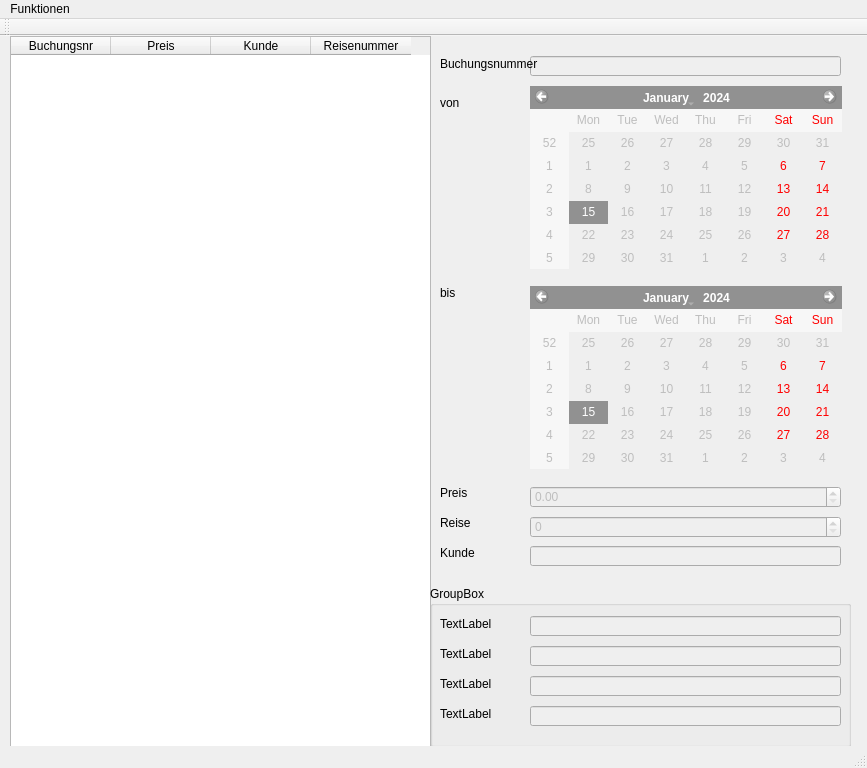
<?xml version="1.0" encoding="UTF-8"?>
<ui version="4.0">
 <class>MainWindow</class>
 <widget class="QMainWindow" name="MainWindow">
  <property name="geometry">
   <rect>
    <x>0</x>
    <y>0</y>
    <width>867</width>
    <height>768</height>
   </rect>
  </property>
  <property name="windowTitle">
   <string>MainWindow</string>
  </property>
  <widget class="QWidget" name="centralWidget">
   <widget class="QTableWidget" name="tWOverview">
    <property name="geometry">
     <rect>
      <x>10</x>
      <y>0</y>
      <width>421</width>
      <height>711</height>
     </rect>
    </property>
    <property name="editTriggers">
     <set>QAbstractItemView::NoEditTriggers</set>
    </property>
    <property name="dragDropOverwriteMode">
     <bool>false</bool>
    </property>
    <column>
     <property name="text">
      <string>Buchungsnr</string>
     </property>
    </column>
    <column>
     <property name="text">
      <string>Preis</string>
     </property>
    </column>
    <column>
     <property name="text">
      <string>Kunde</string>
     </property>
    </column>
    <column>
     <property name="text">
      <string>Reisenummer</string>
     </property>
    </column>
   </widget>
   <widget class="QWidget" name="wDetailAnsicht" native="true">
    <property name="geometry">
     <rect>
      <x>430</x>
      <y>0</y>
      <width>421</width>
      <height>541</height>
     </rect>
    </property>
    <widget class="QLineEdit" name="lEBuchungsnummer">
     <property name="enabled">
      <bool>false</bool>
     </property>
     <property name="geometry">
      <rect>
       <x>100</x>
       <y>20</y>
       <width>311</width>
       <height>20</height>
      </rect>
     </property>
    </widget>
    <widget class="QLabel" name="lblBookingNumber">
     <property name="geometry">
      <rect>
       <x>10</x>
       <y>20</y>
       <width>121</width>
       <height>16</height>
      </rect>
     </property>
     <property name="text">
      <string>Buchungsnummer</string>
     </property>
    </widget>
    <widget class="QLabel" name="lblFrom">
     <property name="geometry">
      <rect>
       <x>10</x>
       <y>60</y>
       <width>47</width>
       <height>13</height>
      </rect>
     </property>
     <property name="text">
      <string>von</string>
     </property>
    </widget>
    <widget class="QLabel" name="lblTo">
     <property name="geometry">
      <rect>
       <x>10</x>
       <y>250</y>
       <width>47</width>
       <height>13</height>
      </rect>
     </property>
     <property name="text">
      <string>bis</string>
     </property>
    </widget>
    <widget class="QCalendarWidget" name="cWVon">
     <property name="enabled">
      <bool>false</bool>
     </property>
     <property name="geometry">
      <rect>
       <x>100</x>
       <y>50</y>
       <width>312</width>
       <height>183</height>
      </rect>
     </property>
    </widget>
    <widget class="QCalendarWidget" name="cWBis">
     <property name="enabled">
      <bool>false</bool>
     </property>
     <property name="geometry">
      <rect>
       <x>100</x>
       <y>250</y>
       <width>312</width>
       <height>183</height>
      </rect>
     </property>
    </widget>
    <widget class="QLabel" name="lblPrice">
     <property name="geometry">
      <rect>
       <x>10</x>
       <y>450</y>
       <width>47</width>
       <height>13</height>
      </rect>
     </property>
     <property name="text">
      <string>Preis</string>
     </property>
    </widget>
    <widget class="QLabel" name="lblTravel">
     <property name="geometry">
      <rect>
       <x>10</x>
       <y>480</y>
       <width>47</width>
       <height>13</height>
      </rect>
     </property>
     <property name="text">
      <string>Reise</string>
     </property>
    </widget>
    <widget class="QLabel" name="lblCustomer">
     <property name="geometry">
      <rect>
       <x>10</x>
       <y>510</y>
       <width>47</width>
       <height>13</height>
      </rect>
     </property>
     <property name="text">
      <string>Kunde</string>
     </property>
    </widget>
    <widget class="QDoubleSpinBox" name="dSBPrice">
     <property name="enabled">
      <bool>false</bool>
     </property>
     <property name="geometry">
      <rect>
       <x>100</x>
       <y>450</y>
       <width>311</width>
       <height>22</height>
      </rect>
     </property>
     <property name="maximum">
      <double>9999.989999999999782</double>
     </property>
    </widget>
    <widget class="QSpinBox" name="sBTravel">
     <property name="enabled">
      <bool>false</bool>
     </property>
     <property name="geometry">
      <rect>
       <x>100</x>
       <y>480</y>
       <width>311</width>
       <height>22</height>
      </rect>
     </property>
    </widget>
    <widget class="QLineEdit" name="lECustomer">
     <property name="enabled">
      <bool>false</bool>
     </property>
     <property name="geometry">
      <rect>
       <x>100</x>
       <y>510</y>
       <width>311</width>
       <height>20</height>
      </rect>
     </property>
    </widget>
   </widget>
   <widget class="QGroupBox" name="gBAdditionalInformation">
    <property name="geometry">
     <rect>
      <x>430</x>
      <y>550</y>
      <width>421</width>
      <height>161</height>
     </rect>
    </property>
    <property name="title">
     <string>GroupBox</string>
    </property>
    <widget class="QLabel" name="lblAdditional1">
     <property name="geometry">
      <rect>
       <x>10</x>
       <y>30</y>
       <width>81</width>
       <height>16</height>
      </rect>
     </property>
     <property name="text">
      <string>TextLabel</string>
     </property>
    </widget>
    <widget class="QLabel" name="lblAdditional2">
     <property name="geometry">
      <rect>
       <x>10</x>
       <y>60</y>
       <width>81</width>
       <height>16</height>
      </rect>
     </property>
     <property name="text">
      <string>TextLabel</string>
     </property>
    </widget>
    <widget class="QLabel" name="lblAdditional3">
     <property name="geometry">
      <rect>
       <x>10</x>
       <y>90</y>
       <width>81</width>
       <height>16</height>
      </rect>
     </property>
     <property name="text">
      <string>TextLabel</string>
     </property>
    </widget>
    <widget class="QLabel" name="lblAdditional4">
     <property name="geometry">
      <rect>
       <x>10</x>
       <y>120</y>
       <width>81</width>
       <height>16</height>
      </rect>
     </property>
     <property name="text">
      <string>TextLabel</string>
     </property>
    </widget>
    <widget class="QLineEdit" name="lEAdditional1">
     <property name="enabled">
      <bool>false</bool>
     </property>
     <property name="geometry">
      <rect>
       <x>100</x>
       <y>30</y>
       <width>311</width>
       <height>20</height>
      </rect>
     </property>
    </widget>
    <widget class="QLineEdit" name="lEAdditional2">
     <property name="enabled">
      <bool>false</bool>
     </property>
     <property name="geometry">
      <rect>
       <x>100</x>
       <y>60</y>
       <width>311</width>
       <height>20</height>
      </rect>
     </property>
    </widget>
    <widget class="QLineEdit" name="lEAdditional3">
     <property name="enabled">
      <bool>false</bool>
     </property>
     <property name="geometry">
      <rect>
       <x>100</x>
       <y>90</y>
       <width>311</width>
       <height>20</height>
      </rect>
     </property>
    </widget>
    <widget class="QLineEdit" name="lEAdditional4">
     <property name="enabled">
      <bool>false</bool>
     </property>
     <property name="geometry">
      <rect>
       <x>100</x>
       <y>120</y>
       <width>311</width>
       <height>20</height>
      </rect>
     </property>
    </widget>
   </widget>
  </widget>
  <widget class="QMenuBar" name="menuBar">
   <property name="geometry">
    <rect>
     <x>0</x>
     <y>0</y>
     <width>867</width>
     <height>21</height>
    </rect>
   </property>
   <widget class="QMenu" name="menuFunktionen">
    <property name="title">
     <string>Funktionen</string>
    </property>
    <addaction name="actionDatei_einlesen"/>
    <addaction name="actionProgramm_beenden"/>
    <addaction name="actionNeue_Buchung_anlegen"/>
    <addaction name="actionDatei_speichern"/>
   </widget>
   <addaction name="menuFunktionen"/>
  </widget>
  <widget class="QToolBar" name="mainToolBar">
   <attribute name="toolBarArea">
    <enum>TopToolBarArea</enum>
   </attribute>
   <attribute name="toolBarBreak">
    <bool>false</bool>
   </attribute>
  </widget>
  <widget class="QStatusBar" name="statusBar"/>
  <action name="actionDatei_einlesen">
   <property name="text">
    <string>Datei einlesen</string>
   </property>
  </action>
  <action name="actionProgramm_beenden">
   <property name="text">
    <string>Programm beenden</string>
   </property>
  </action>
  <action name="actionNeue_Buchung_anlegen">
   <property name="text">
    <string>Neue Buchung anlegen</string>
   </property>
  </action>
  <action name="actionDatei_speichern">
   <property name="text">
    <string>Datei speichern</string>
   </property>
  </action>
 </widget>
 <layoutdefault spacing="6" margin="11"/>
 <resources/>
 <connections/>
</ui>
